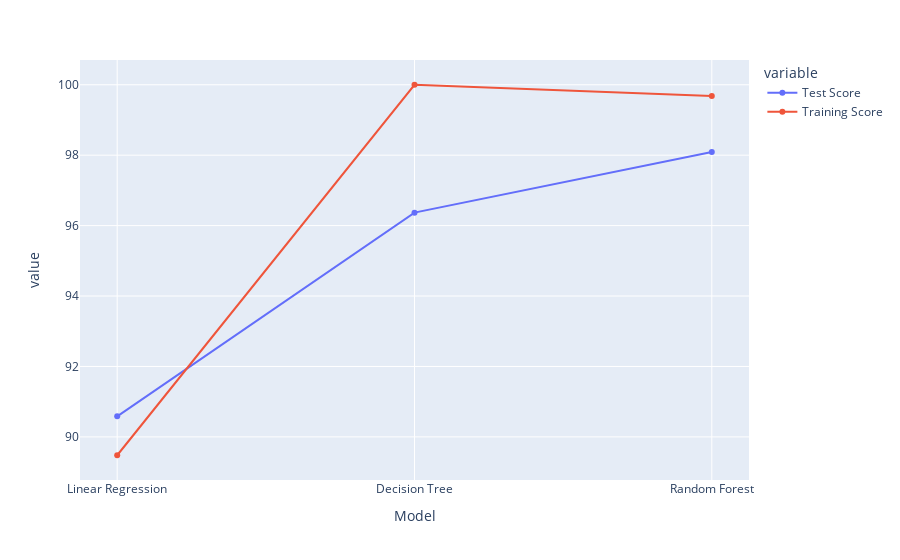

Notebook cell for this chart:
### Code cell
fig = px.line(scores_df, x="Model",  y=["Test Score", "Training Score"],markers=True)
fig.update_layout(height=550)
fig.show()

### Figure 1 — Plotly figure (JSON) as saved in the notebook; plotly's stock layout.template omitted (floating-point values rounded to 4 significant figures)
{"data": [{"hovertemplate": "variable=Test Score<br>Model=%{x}<br>value=%{y}<extra></extra>", "legendgroup": "Test Score", "line": {"color": "#636efa", "dash": "solid"}, "marker": {"symbol": "circle"}, "mode": "markers+lines", "name": "Test Score", "orientation": "v", "showlegend": true, "type": "scatter", "x": ["Linear Regression", "Decision Tree", "Random Forest"], "xaxis": "x", "y": [90.58, 96.37, 98.09], "yaxis": "y"}, {"hovertemplate": "variable=Training Score<br>Model=%{x}<br>value=%{y}<extra></extra>", "legendgroup": "Training Score", "line": {"color": "#EF553B", "dash": "solid"}, "marker": {"symbol": "circle"}, "mode": "markers+lines", "name": "Training Score", "orientation": "v", "showlegend": true, "type": "scatter", "x": ["Linear Regression", "Decision Tree", "Random Forest"], "xaxis": "x", "y": [89.48, 100, 99.68], "yaxis": "y"}], "layout": {"autosize": true, "legend": {"title": {"text": "variable"}, "tracegroupgap": 0}, "margin": {"t": 60}, "xaxis": {"anchor": "y", "autorange": true, "domain": [0, 1], "range": [-0.1199, 2.12], "title": {"text": "Model"}, "type": "category"}, "yaxis": {"anchor": "x", "autorange": true, "domain": [0, 1], "range": [88.77, 100.7], "title": {"text": "value"}, "type": "linear"}}}
